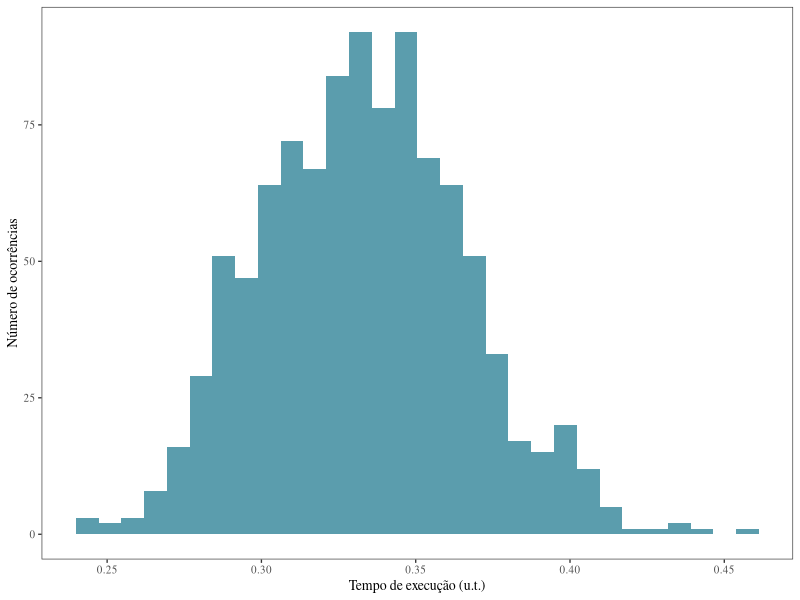
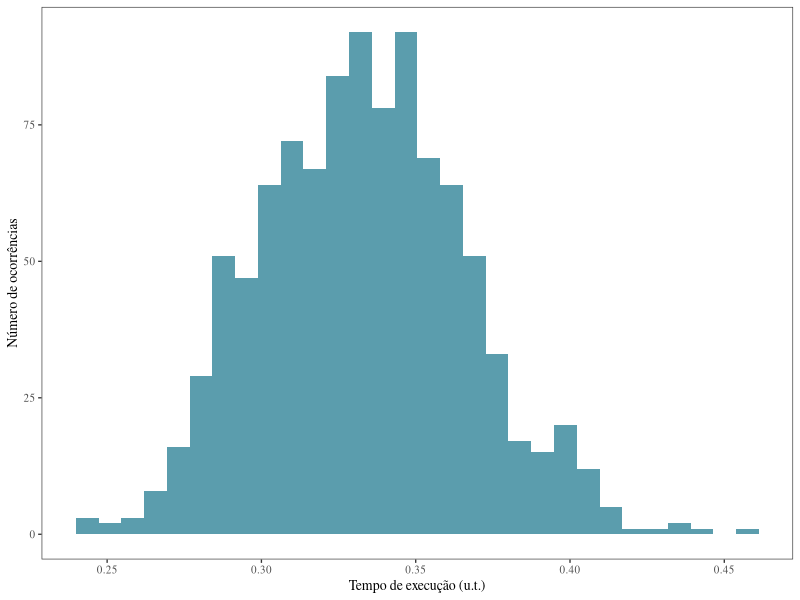

Write the R code that produced these figures, in order.
## ---- chunk 1
n = 100
lambda = 3
nmedias = 1000
set.seed(1234)
## ---- chunk 2
tempos<-rep(0,n)
medias<-rep(0, nmedias)
## ---- chunk 3
for (i in 1:length(medias)){
  tempos<-rexp(n=length(tempos), rate = lambda)
  medias[i]<-mean(tempos)
}

mean(medias)
sd(medias)
## ---- chunk 4
library(ggplot2)

mytheme <- theme_bw(base_size=10, base_family = "Times") + 
      theme(panel.background=element_blank(), 
          text=element_text(size=10), 
          plot.title = element_text(size=10),  
          legend.title = element_blank(), 
          panel.grid.major = element_blank(), 
          panel.grid.minor = element_blank()) 

h <- qplot(medias, 
      geom='histogram',
      ylab = 'Número de ocorrências',
      xlab = 'Tempo de execução (u.t.)',
      fill = I("#5B9DAD")) + 
    mytheme;
h
## ---- chunk 5
pdf(file="figuras/exemplo_8_histograma.pdf", width=2.75, height=1.8, useDingbats = FALSE)
h
dev.off()
## ---- chunk 6
ks.test(medias, 'pnorm', 1/lambda, (1/lambda)/sqrt(n))
